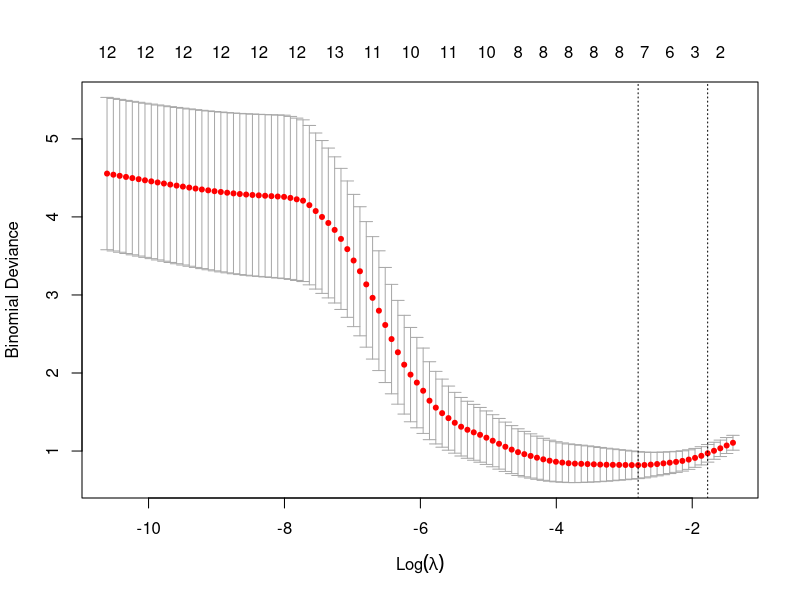

This chart was generated by the following R code:
library(glmnet)

setwd("C:\\Project\\Crime\\chapter\\Data\\8. Lasso")
loadx <- data.matrix(read.csv("Factors.csv"))
loady <- data.matrix(read.csv("Binary_variable.csv"))

x <- data.matrix(loadx[,(4:19)])
y <- data.matrix(loady[,2])

set.seed(12345)
cv.lasso <- cv.glmnet(x,y, family = "binomial", alpha=1,  type.measure = "deviance")#gaussian
plot(cv.lasso)

model <- glmnet(x, y, family = "binomial", alpha=1, lambda = cv.lasso$lambda.lse)

c(cv.lasso$lambda.min, cv.lasso$lambda.1se)
coef(cv.lasso, cv.lasso$lambda.min)
coef(cv.lasso, cv.lasso$lambda.1se)